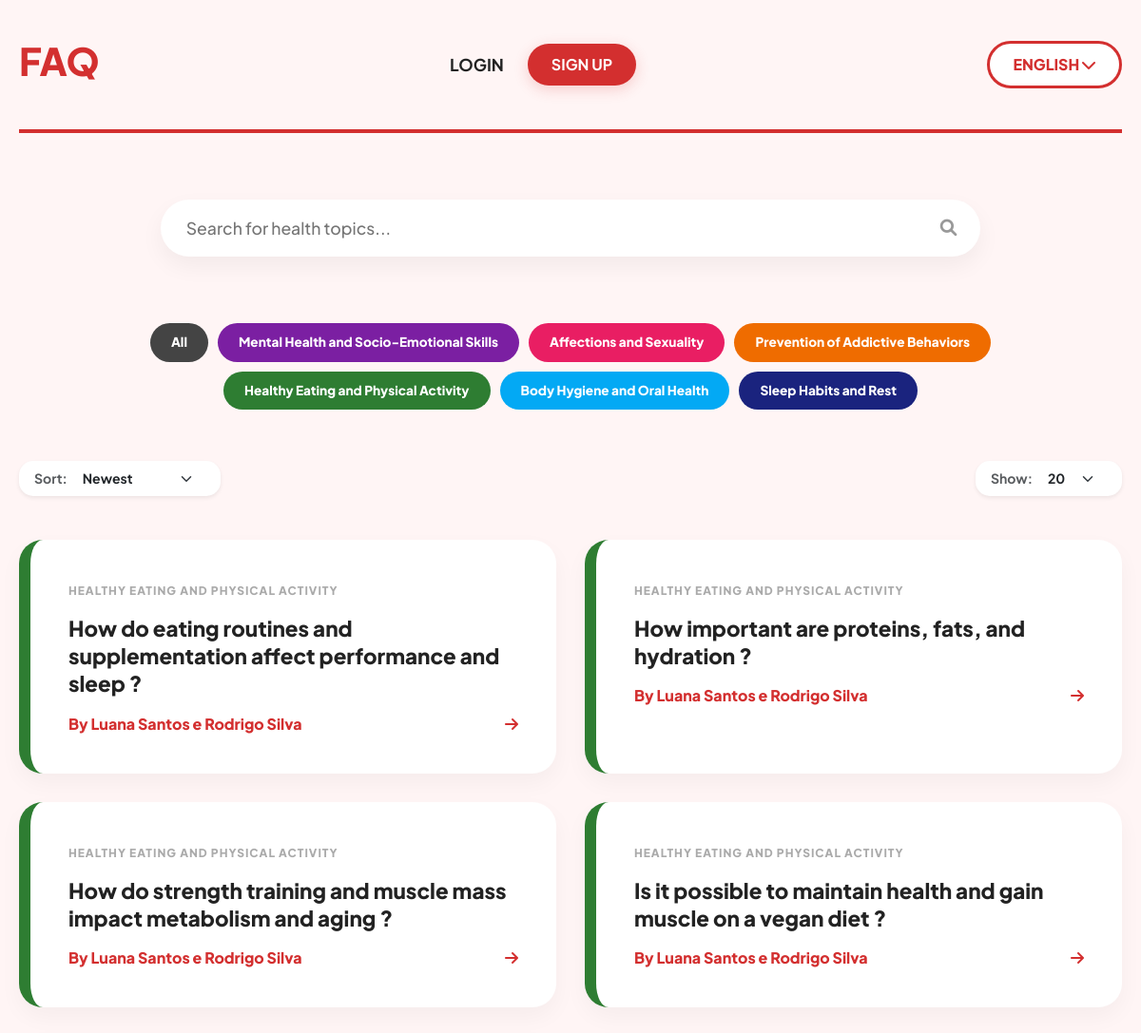
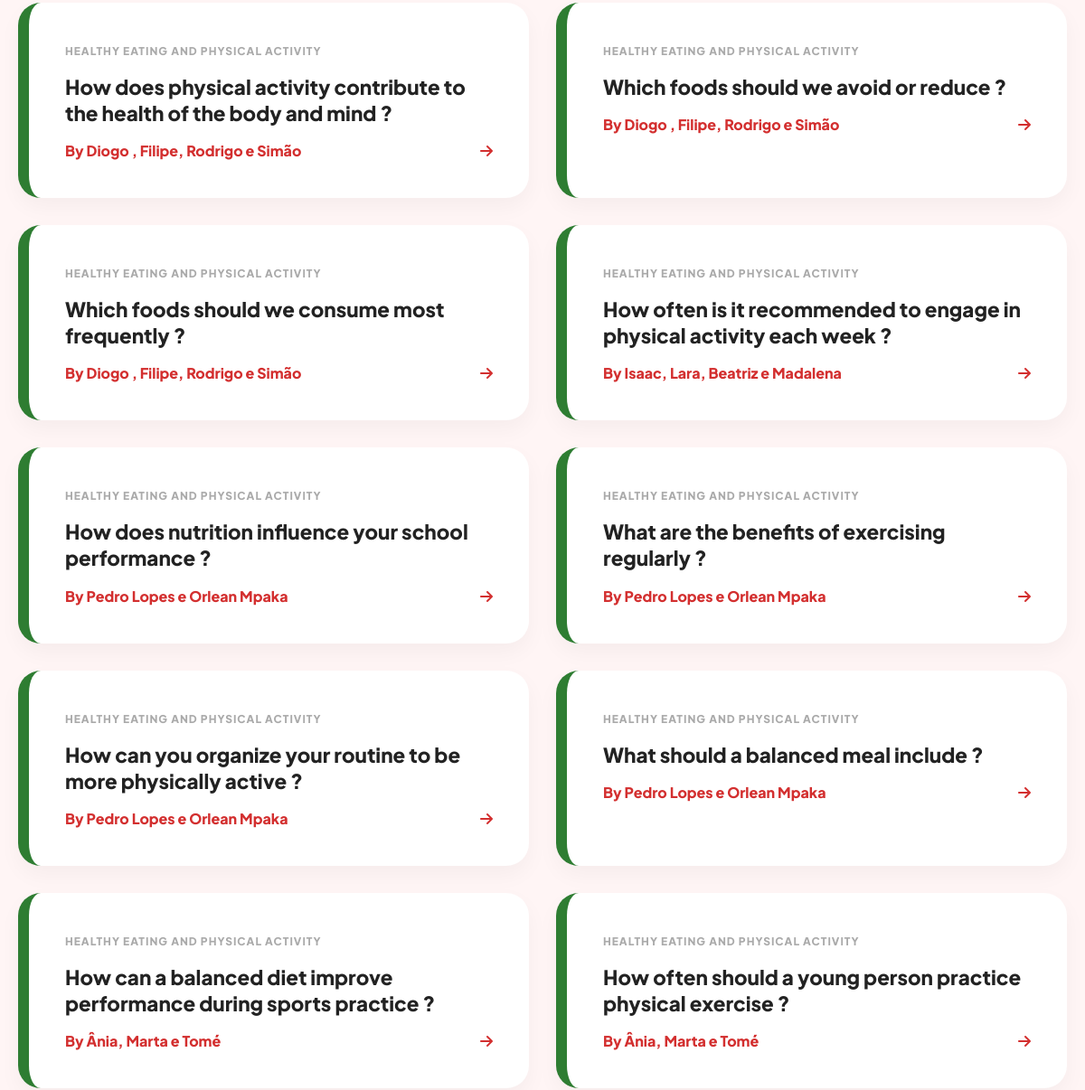
Page /?category=4&per_page=20 (upper part) on the earlier database version (2 pictures, top to bottom).
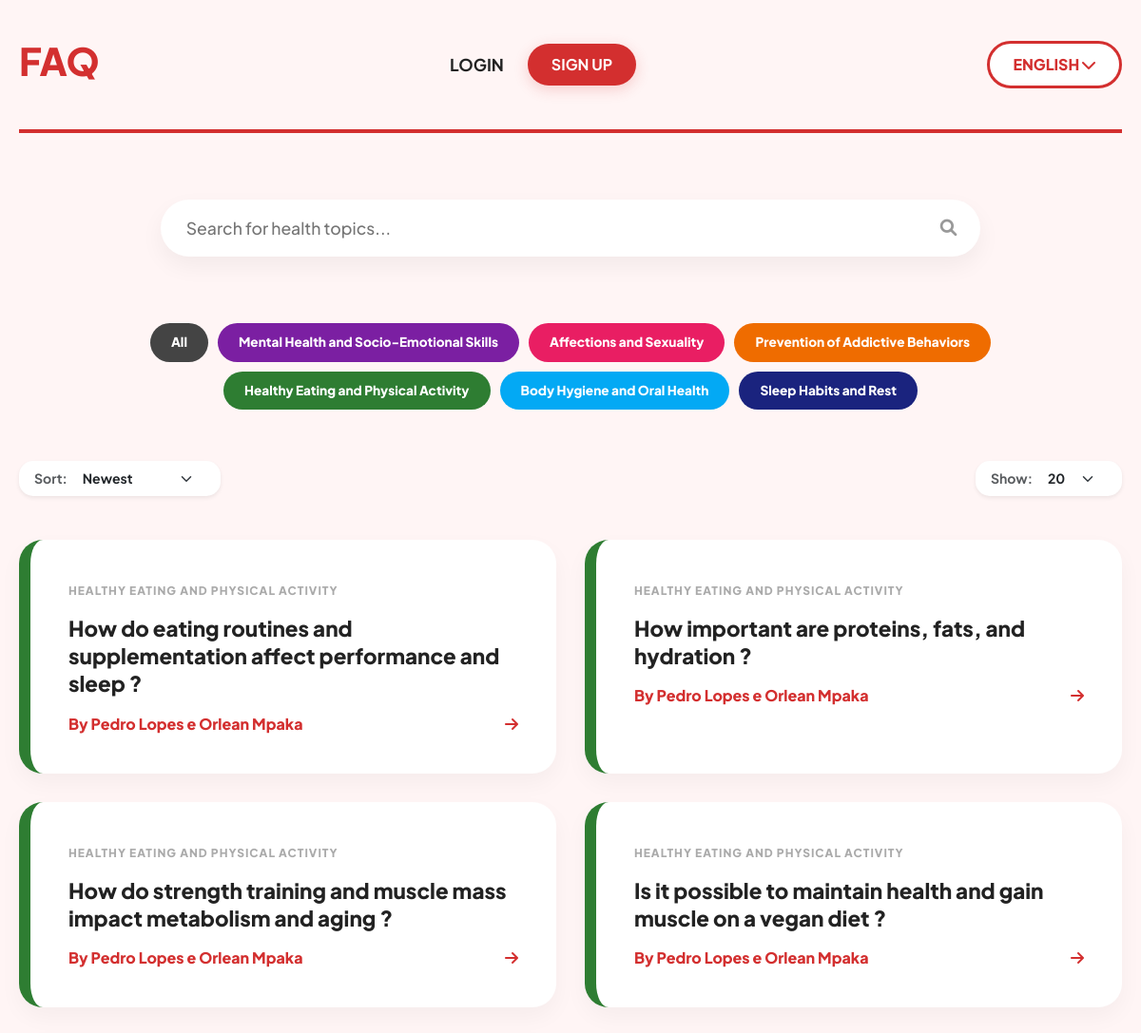
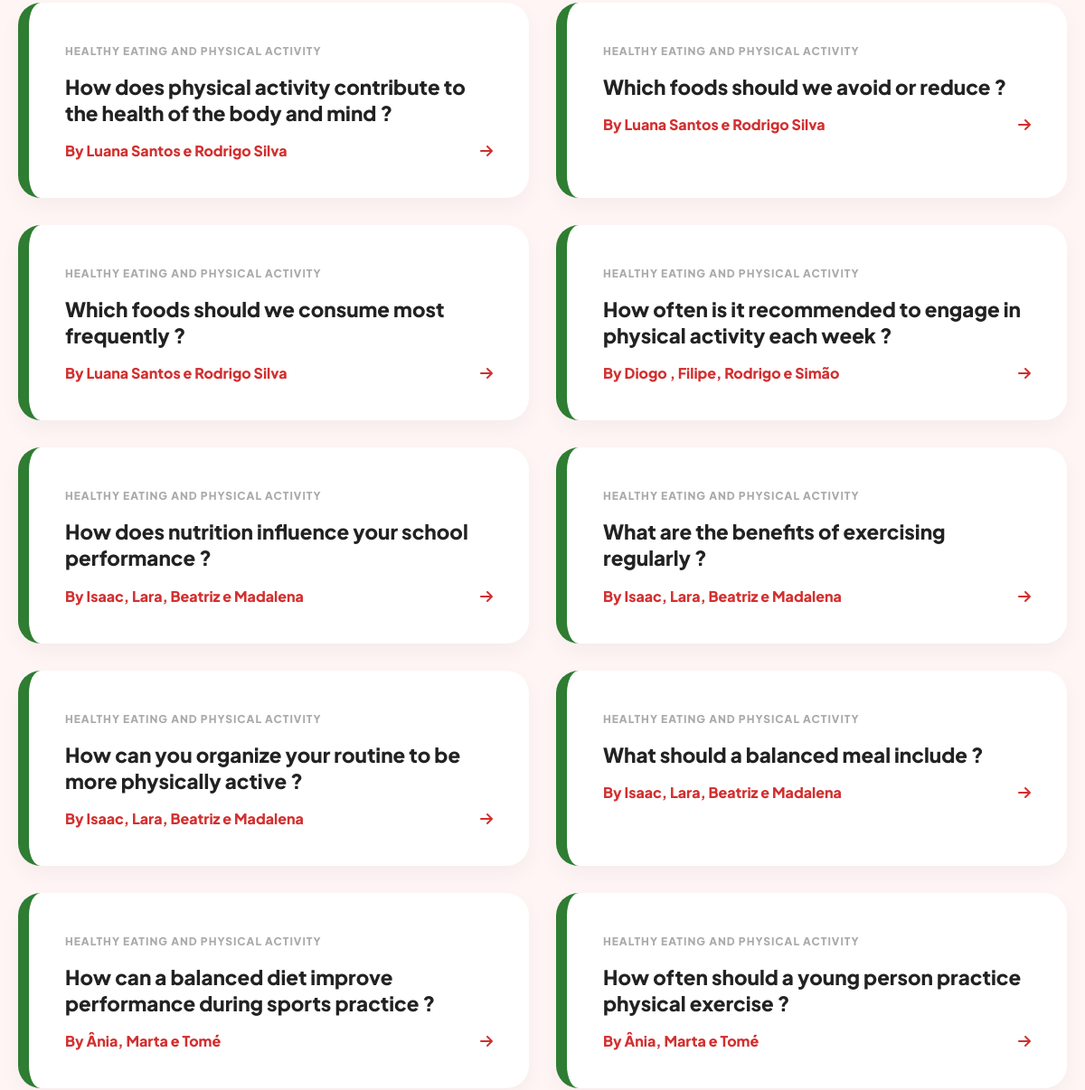
Same page on the later database version (2 pictures, top to bottom).
### tables this page shows
CREATE TABLE questions (
        id_question INTEGER PRIMARY KEY AUTOINCREMENT,
        id_group INTEGER,
        id_category INTEGER,
        question TEXT,
        answer TEXT,
        pergunta TEXT,
        resposta TEXT,
        votes INTEGER DEFAULT 0,
        FOREIGN KEY (id_category) REFERENCES categories(id_category),
        FOREIGN KEY (id_group) REFERENCES groups(id_group));

CREATE TABLE groups (
        id_group INTEGER PRIMARY KEY AUTOINCREMENT,
        name TEXT NOT NULL,
        grade TEXT DEFAULT NULL);

CREATE TABLE categories (
        id_category INTEGER PRIMARY KEY AUTOINCREMENT,
        name TEXT NOT NULL UNIQUE,
        nome TEXT NOT NULL UNIQUE);

### app.py (the view)
@app.route('/', methods=['GET'])
def home():
    category_id = request.args.get('category', type=int)
    current_page = request.args.get('page', 1, type=int)
    per_page = request.args.get('per_page', 20, type=int)
    sort_by = request.args.get('sort', 'newest')
    search_query = request.args.get('q', default='')
    total_questions = get_count_questions_en(category_id=category_id, search_query=search_query)
    total_pages = math.ceil(total_questions / per_page)
    questions = get_questions_en(per_page=per_page, current_page=current_page,
                                    category_id=category_id, sort_by=sort_by, search_query=search_query)
    if current_user.is_authenticated:
        user_id = current_user.id
        role_data = get_role_current_user(user_id)
        role = role_data[0] if role_data else 2
    else:
        role = 2
    return render_template('home.html',questions=questions,
                            total_pages=total_pages,
                            current_page=current_page,
                            selected_category=category_id,
                            per_page=per_page,
                            sort_by=sort_by,
                            search_query=search_query,
                            role=role)

### dbqueries.py (called while the page is built)
def get_count_questions_en(category_id=None, search_query=None):
    with sqlite3.connect(DBFILE) as conn:
        cursor = conn.cursor()
        sql = 'SELECT COUNT(*) FROM questions WHERE 1=1'
        params = []
        if category_id:
            sql += ' AND id_category = ?'
            params.append(category_id)
        if search_query:
            sql += ' AND question LIKE ?'
            params.append(f"%{search_query}%")
        cursor.execute(sql, tuple(params))
        return cursor.fetchone()[0]

### templates/home.html (shortened to what the changed rows need)
<!DOCTYPE html>
<html lang="en">
<head>
    <link href="https://cdn.jsdelivr.net/npm/bootstrap@5.3.3/dist/css/bootstrap.min.css" rel="stylesheet">
    <link rel="stylesheet" href="https://cdnjs.cloudflare.com/ajax/libs/font-awesome/6.0.0/css/all.min.css">
    <link rel="stylesheet" href="static/css/style-home.css">
</head>
<body>
    <div id="main-content-wrapper">
        <main class="container-layout">
            <nav class="nav-bar">
                <a href="{{ url_for('home') }}" class="logo-link">
                    <h2 class="logo">FAQ</h2>
                </a>
            </nav>
            <section class="faq-section">
            {% include 'partials/faq_cards.html' %}
            </section>
                    {% set start = [current_page - 2, 1]|max %}
                    {% set end = [start + 4, total_pages]|min %}
                    {% set start = [end - 4, 1]|max %}
        </main>
    </div>
</body>
</html>

### templates/partials/faq_cards.html
{% for q_id, question, answer, group, category, votes in questions %}
    {% set border_class = "border-gray" %}
    {% if selected_category == 1 %}{% set border_class = "border-mental" %}
    {% elif selected_category == 2 %}{% set border_class = "border-sexuality" %}
    {% elif selected_category == 3 %}{% set border_class = "border-addictive" %}
    {% elif selected_category == 4 %}{% set border_class = "border-nutrition" %}
    {% elif selected_category == 5 %}{% set border_class = "border-hygiene" %}
    {% elif selected_category == 6 %}{% set border_class = "border-sleep" %}
    {% endif %}
    <div class="faq-card {{ border_class }}" data-bs-toggle="modal" data-bs-target="#modal{{ loop.index }}">
        <div class="card-body">
            <span class="category-tag-small">{{ category }}</span>
            <h3 class="question-text">{{ question }}</h3>
            <div class="card-footer-info">
                <span>By {{ group }}</span>
                <i class="fa-solid fa-arrow-right"></i>
            </div>
        </div>
    </div>
{% else %}
    <div class="text-center w-100 py-5" style="grid-column: 1 / 9;">
        <p class="text-muted fs-5">No health topics found matching your search.</p>
    </div>
{% endfor %}

Differences in the rows shown:
changed through a linked row, questions "How do eating routines and supplementation affect performance and sleep ?": name "Luana Santos e Rodrigo Silva" → "Pedro Lopes e Orlean Mpaka"
changed through a linked row, questions "How important are proteins, fats, and hydration ?": name "Luana Santos e Rodrigo Silva" → "Pedro Lopes e Orlean Mpaka"
changed through a linked row, questions "How do strength training and muscle mass impact metabolism and aging ?": name "Luana Santos e Rodrigo Silva" → "Pedro Lopes e Orlean Mpaka"
changed through a linked row, questions "Is it possible to maintain health and gain muscle on a vegan diet ?": name "Luana Santos e Rodrigo Silva" → "Pedro Lopes e Orlean Mpaka"
changed through a linked row, questions "How does physical activity contribute to the health of the body and mind ?": name "Diogo , Filipe, Rodrigo e Simão" → "Luana Santos e Rodrigo Silva"
changed through a linked row, questions "Which foods should we avoid or reduce ?": name "Diogo , Filipe, Rodrigo e Simão" → "Luana Santos e Rodrigo Silva"
changed through a linked row, questions "Which foods should we consume most frequently ?": name "Diogo , Filipe, Rodrigo e Simão" → "Luana Santos e Rodrigo Silva"
changed through a linked row, questions "How often is it recommended to engage in physical activity each week ?": name "Isaac, Lara, Beatriz e Madalena" → "Diogo , Filipe, Rodrigo e Simão"
changed through a linked row, questions "How does nutrition influence your school performance ?": name "Pedro Lopes e Orlean Mpaka" → "Isaac, Lara, Beatriz e Madalena"
changed through a linked row, questions "What are the benefits of exercising regularly ?": name "Pedro Lopes e Orlean Mpaka" → "Isaac, Lara, Beatriz e Madalena"
changed through a linked row, questions "How can you organize your routine to be more physically active ?": name "Pedro Lopes e Orlean Mpaka" → "Isaac, Lara, Beatriz e Madalena"
changed through a linked row, questions "What should a balanced meal include ?": name "Pedro Lopes e Orlean Mpaka" → "Isaac, Lara, Beatriz e Madalena"
